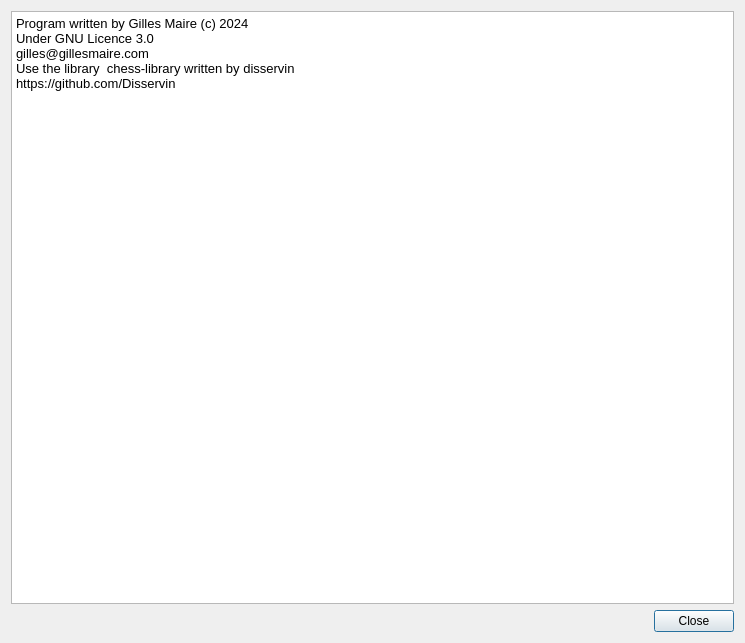
<?xml version="1.0" encoding="UTF-8"?>
<ui version="4.0">
 <class>DialogAbout</class>
 <widget class="QDialog" name="DialogAbout">
  <property name="geometry">
   <rect>
    <x>0</x>
    <y>0</y>
    <width>745</width>
    <height>643</height>
   </rect>
  </property>
  <property name="windowTitle">
   <string>Dialog</string>
  </property>
  <layout class="QVBoxLayout" name="verticalLayout_2">
   <item>
    <layout class="QVBoxLayout" name="verticalLayout">
     <item>
      <widget class="QTextEdit" name="textEdit">
       <property name="html">
        <string>&lt;!DOCTYPE HTML PUBLIC &quot;-//W3C//DTD HTML 4.0//EN&quot; &quot;http://www.w3.org/TR/REC-html40/strict.dtd&quot;&gt;
&lt;html&gt;&lt;head&gt;&lt;meta name=&quot;qrichtext&quot; content=&quot;1&quot; /&gt;&lt;meta charset=&quot;utf-8&quot; /&gt;&lt;style type=&quot;text/css&quot;&gt;
p, li { white-space: pre-wrap; }
hr { height: 1px; border-width: 0; }
li.unchecked::marker { content: &quot;\2610&quot;; }
li.checked::marker { content: &quot;\2612&quot;; }
&lt;/style&gt;&lt;/head&gt;&lt;body style=&quot; font-family:'Noto Sans',''; font-size:10pt; font-weight:400; font-style:normal;&quot;&gt;
&lt;p style=&quot; margin-top:0px; margin-bottom:0px; margin-left:0px; margin-right:0px; -qt-block-indent:0; text-indent:0px;&quot;&gt;&lt;span style=&quot; font-family:'Noto Sans';&quot;&gt;Program written by Gilles Maire (c) 2024 &lt;/span&gt;&lt;/p&gt;
&lt;p style=&quot; margin-top:0px; margin-bottom:0px; margin-left:0px; margin-right:0px; -qt-block-indent:0; text-indent:0px;&quot;&gt;&lt;span style=&quot; font-family:'Noto Sans';&quot;&gt;Under GNU Licence 3.0&lt;/span&gt;&lt;/p&gt;
&lt;p style=&quot; margin-top:0px; margin-bottom:0px; margin-left:0px; margin-right:0px; -qt-block-indent:0; text-indent:0px;&quot;&gt;&lt;span style=&quot; font-family:'Noto Sans';&quot;&gt;gilles@gillesmaire.com&lt;/span&gt;&lt;/p&gt;
&lt;p style=&quot; margin-top:0px; margin-bottom:0px; margin-left:0px; margin-right:0px; -qt-block-indent:0; text-indent:0px;&quot;&gt;&lt;span style=&quot; font-family:'Noto Sans';&quot;&gt;Use the library  chess-library written by disservin &lt;/span&gt;&lt;/p&gt;
&lt;p style=&quot; margin-top:0px; margin-bottom:0px; margin-left:0px; margin-right:0px; -qt-block-indent:0; text-indent:0px;&quot;&gt;&lt;span style=&quot; font-family:'Noto Sans';&quot;&gt;https://github.com/Disservin&lt;/span&gt;&lt;/p&gt;
&lt;p style=&quot;-qt-paragraph-type:empty; margin-top:0px; margin-bottom:0px; margin-left:0px; margin-right:0px; -qt-block-indent:0; text-indent:0px; font-family:'Noto Sans';&quot;&gt;&lt;br /&gt;&lt;/p&gt;&lt;/body&gt;&lt;/html&gt;</string>
       </property>
      </widget>
     </item>
     <item>
      <layout class="QHBoxLayout" name="horizontalLayout">
       <item>
        <spacer name="horizontalSpacer">
         <property name="orientation">
          <enum>Qt::Horizontal</enum>
         </property>
         <property name="sizeHint" stdset="0">
          <size>
           <width>40</width>
           <height>20</height>
          </size>
         </property>
        </spacer>
       </item>
       <item>
        <widget class="QPushButton" name="pushButtonClose">
         <property name="text">
          <string>Close</string>
         </property>
        </widget>
       </item>
      </layout>
     </item>
    </layout>
   </item>
  </layout>
 </widget>
 <resources/>
 <connections/>
</ui>
